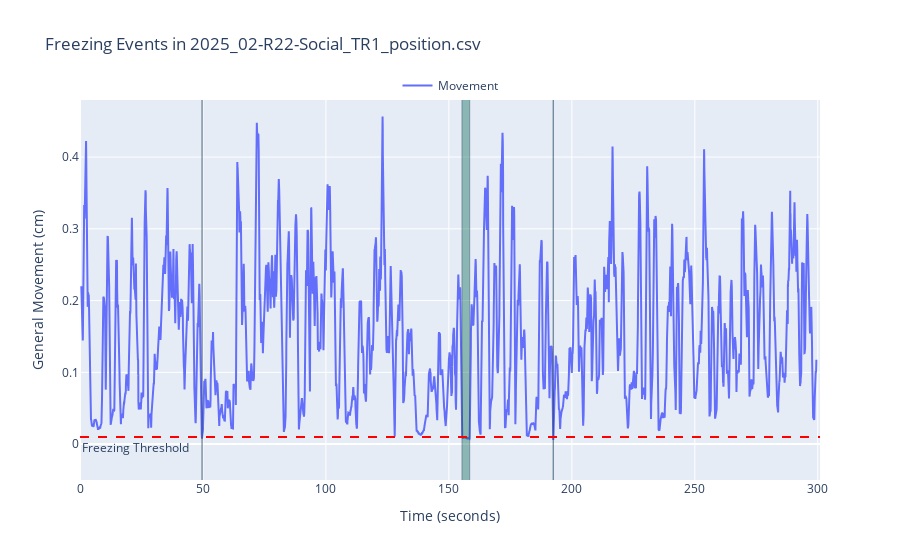

The cell this chart's notebook holds for it:
### Markdown cell above
---
#### 3.  We can also measure other behaviours, such as freezing

### Code cell
# Plot freezing events
rst.plot_freezing(params, example_path)

### Figure 1 — Plotly figure (JSON) as saved in the notebook; plotly's stock layout.template omitted (floating-point values rounded to 4 significant figures; data arrays with more than 128 entries replaced by an {"elided": "..."} marker saying what was removed)
{"data": [{"mode": "lines", "name": "Movement", "type": "scatter", "x": {"elided": "8998 float values"}, "y": {"elided": "8998 float values"}}], "layout": {"annotations": [{"showarrow": false, "text": "Freezing Threshold", "x": 0, "xanchor": "left", "xref": "x domain", "y": 0.01, "yanchor": "top", "yref": "y"}], "legend": {"orientation": "h", "x": 0.5, "xanchor": "center", "y": 1, "yanchor": "bottom"}, "shapes": [{"fillcolor": "rgba(0, 100, 80, 0.4)", "line": {"width": 0.4}, "type": "rect", "x0": 49.57, "x1": 49.7, "y0": -0.1, "y1": 1.5}, {"fillcolor": "rgba(0, 100, 80, 0.4)", "line": {"width": 0.4}, "type": "rect", "x0": 155.3, "x1": 158.5, "y0": -0.1, "y1": 1.5}, {"fillcolor": "rgba(0, 100, 80, 0.4)", "line": {"width": 0.4}, "type": "rect", "x0": 192.3, "x1": 192.5, "y0": -0.1, "y1": 1.5}, {"line": {"color": "red", "dash": "dash"}, "type": "line", "x0": 0, "x1": 1, "xref": "x domain", "y0": 0.01, "y1": 0.01, "yref": "y"}], "showlegend": true, "title": {"text": "Freezing Events in 2025_02-R22-Social_TR1_position.csv"}, "xaxis": {"range": [0, 300.9], "title": {"text": "Time (seconds)"}}, "yaxis": {"range": [-0.05, 0.4795], "title": {"text": "General Movement (cm)"}}}}
